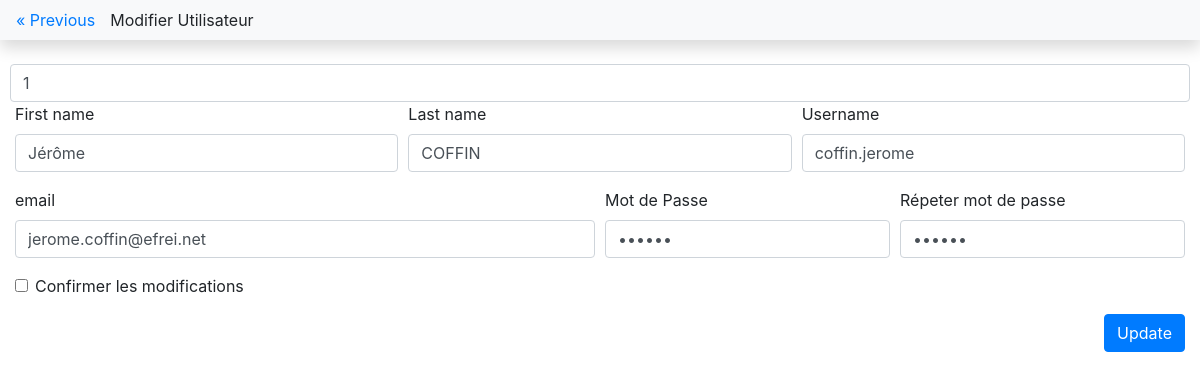
The page /projet_web/utilisateur/modifier_utilisateur.php?row_id=1 on the database its author committed.
### tables this page shows
CREATE TABLE `utilisateur` (
  `utilisateur_id` int(11) NOT NULL AUTO_INCREMENT,
  `utilisateur_nom` varchar(50) NOT NULL DEFAULT '',
  `utilisateur_prenom` varchar(50) NOT NULL DEFAULT '',
  `utilisateur_login` varchar(50) NOT NULL DEFAULT '',
  `utilisateur_pass` varchar(50) NOT NULL DEFAULT '',
  `utilisateur_email` varchar(50) NOT NULL DEFAULT '',
  `utilisateur_del` int(11) NOT NULL DEFAULT '0',
  `utilisateur_droit` int(11) DEFAULT NULL,
  PRIMARY KEY (`utilisateur_id`)
);

### projet_web/utilisateur/modifier_utilisateur.php (the view, shortened to what this page needs)
<!doctype html>
<html lang="en">
  <head>
    <link rel="stylesheet" href="../bs431/css/bootstrap.min.css">
  </head>
  <body>
  <?php
    include('../connexion_bdd.php');
    $id = $_GET['row_id'];
    $reponse = $bdd->prepare("SELECT * FROM utilisateur WHERE utilisateur_id=:id");
    $reponse->execute(['id' => $id]);
    $user = $reponse->fetch();
  ?>
  <nav class="navbar navbar-expand-lg navbar-light bg-light shadow">
    <div class="row">
      <div class="col">
        <a href="../gestion_ticket.php" class="previous">&laquo; Previous</a>
      </div>
        Modifier Utilisateur
    </div>
  </nav>
  <br>
  <div class="container-fluid">
    <form action ="update_utilisateur.php" method="get">
      <div class="form-row">
        <input type="text" class="form-control" id="validationDefault00" name="id_modifier" placeholder="ID" value="<?php echo $user['utilisateur_id'] ?>" required>
      </div>
      <div class="form-row">
        <div class="col-md-4 mb-3">
          <label for="validationDefault01">First name</label>
          <input type="text" class="form-control" id="validationDefault01" name="prenom_modifier" placeholder="Prenom" value="<?php echo $user['utilisateur_prenom'] ?>" required>
        </div>
        <div class="col-md-4 mb-3">
          <label for="validationDefault02">Last name</label>
          <input type="text" class="form-control" id="validationDefault02" name="nom_modifier" placeholder="Nom" value="<?php echo $user['utilisateur_nom'] ?>" required>
        </div>
        <div class="col-md-4 mb-3">
          <label for="validationDefaultUsername">Username</label>
          <div class="input-group">
            <input type="text" class="form-control" id="validationDefaultUsername" name="login_modifier" placeholder="Login" value="<?php echo $user['utilisateur_login'] ?>" aria-describedby="inputGroupPrepend2" required>
          </div>
        </div>
      </div>
      <div class="form-row">
        <div class="col-md-6 mb-3">
          <label for="validationDefault03">email</label>
          <input type="email" class="form-control" id="validationDefault03" name="email_modifier" placeholder="email" value="<?php echo $user['utilisateur_email'] ?>" required>
        </div>
        <div class="col-md-3 mb-3">
          <label for="validationDefault04">Mot de Passe</label>
          <input type="password" class="form-control" id="validationDefault04" name="mot_de_passe_modifier" placeholder="MDP" value="<?php echo $user['utilisateur_pass'] ?>" required>
        </div>
        <div class="col-md-3 mb-3">
          <label for="validationDefault05">Répeter mot de passe</label>
          <input type="password" class="form-control" id="validationDefault05" name="repeter_mot_de_passe_modifier" placeholder="MDP" value="<?php echo $user['utilisateur_pass'] ?>"required>
        </div>
      </div>
      <div class="form-group">
        <div class="form-check">
          <input class="form-check-input" type="checkbox" value="" id="invalidCheck2" required>
          <label class="form-check-label" for="invalidCheck2">
            Confirmer les modifications
          </label>
        </div>
      </div>
      <div class ="text-right">
        <button class="btn btn-primary" type="submit">Update</button>
      </div>
    </form>
  </div>
  </body>
</html>

### rows shown on the page
utilisateur: id_modifier "1", prenom_modifier "Jérôme", nom_modifier "COFFIN", login_modifier "coffin.jerome", email_modifier "jerome.coffin@efrei.net"
